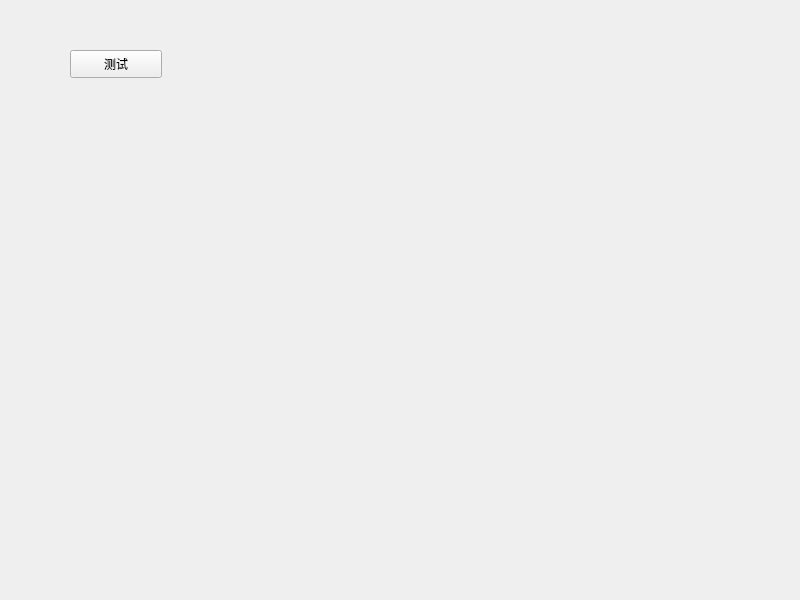
<?xml version="1.0" encoding="UTF-8"?>
<ui version="4.0">
 <class>Widget</class>
 <widget class="QWidget" name="Widget">
  <property name="geometry">
   <rect>
    <x>0</x>
    <y>0</y>
    <width>800</width>
    <height>600</height>
   </rect>
  </property>
  <property name="windowTitle">
   <string>Widget</string>
  </property>
  <widget class="QPushButton" name="btn11">
   <property name="geometry">
    <rect>
     <x>70</x>
     <y>50</y>
     <width>92</width>
     <height>28</height>
    </rect>
   </property>
   <property name="text">
    <string>测试</string>
   </property>
  </widget>
 </widget>
 <resources/>
 <connections/>
</ui>
